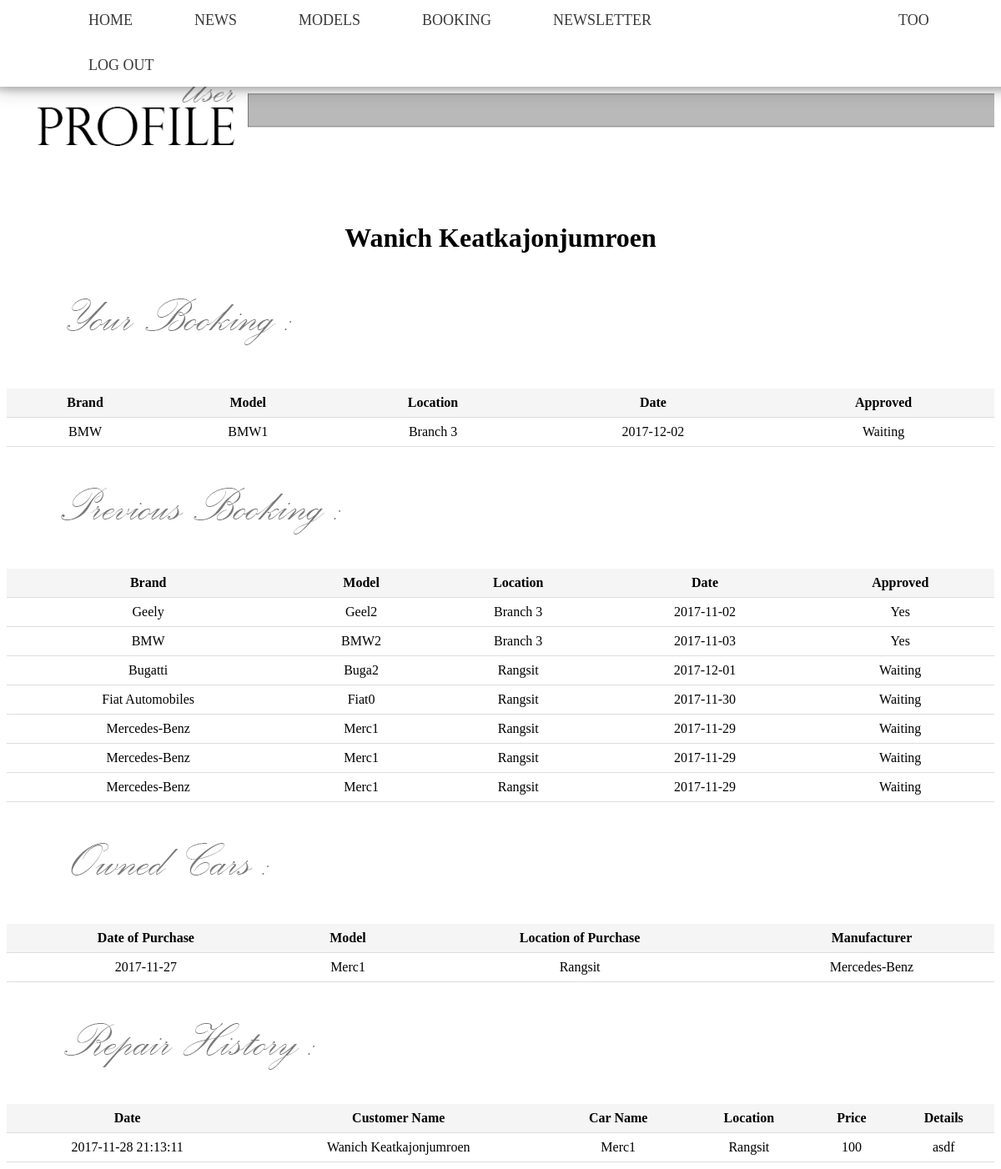
Screenshot of /user.php (signed in) with the database file from the repository.
### tables this page shows
CREATE TABLE `customer` (
  `customerID` int(11) NOT NULL,
  `fName` varchar(30) NOT NULL,
  `lName` varchar(30) NOT NULL,
  `username` varchar(30) NOT NULL,
  `email` varchar(50) NOT NULL,
  `joinDate` datetime NOT NULL,
  `password` varchar(20) NOT NULL,
  `disabled` tinyint(1) NOT NULL
);

CREATE TABLE `booking` (
  `bookingID` int(11) NOT NULL,
  `customerID` int(11) NOT NULL,
  `branchID` int(11) NOT NULL,
  `approved` int(1) NOT NULL DEFAULT '0',
  `productID` int(11) NOT NULL,
  `date` date NOT NULL
);

CREATE TABLE `brands` (
  `brandID` int(11) NOT NULL,
  `brandName` varchar(40) NOT NULL,
  `logoURL` varchar(400) NOT NULL
);

CREATE TABLE `product` (
  `productID` int(11) NOT NULL,
  `price` int(11) NOT NULL,
  `name` varchar(50) NOT NULL,
  `manufacturer` int(11) NOT NULL,
  `description` varchar(300) NOT NULL,
  `length` int(11) NOT NULL,
  `width` int(11) NOT NULL,
  `height` int(11) NOT NULL,
  `maxSpeed` int(11) NOT NULL,
  `acceleration` int(11) NOT NULL,
  `disabled` int(11) NOT NULL DEFAULT '0'
);

CREATE TABLE `branch` (
  `branchID` int(11) NOT NULL,
  `name` varchar(20) NOT NULL,
  `location` varchar(200) NOT NULL
);

CREATE TABLE `sales` (
  `salesID` int(11) NOT NULL,
  `productID` int(11) NOT NULL,
  `date` date NOT NULL,
  `customerID` int(11) NOT NULL,
  `branchID` int(11) NOT NULL
);

CREATE TABLE `repairs` (
  `repairID` int(11) NOT NULL,
  `price` int(11) NOT NULL,
  `detail` varchar(200) NOT NULL,
  `productID` int(11) NOT NULL,
  `branchID` int(11) NOT NULL,
  `customerID` int(11) NOT NULL,
  `date` datetime NOT NULL DEFAULT CURRENT_TIMESTAMP
);

### user.php (the view, shortened to what this page needs)
<html>
<link rel="stylesheet" href="user.css"/>
  <head>
  </head>
  <header>
<?php
require_once('menu.php');
?>
    <body>
      <img class="head" style="margin: 5% 0% 5% 0%; width:100%;" src="User-Head.png"><br>
<?php
  $q = 'SELECT fName,lName FROM customer where customerID = '.$_SESSION['ID'];
  $results = $mysqli -> query($q);
  $user = $results ->fetch_array();
 ?>
      <center>
      <h1 style="margin: 5% 0% 0% 0%;"><?php echo $user['fName']." ".$user['lName']?></h1>
      </center>
      <img src="your booking.png"><br>
      <table>
        <tr>
          <th>Brand</th>
          <th>Model</th>
          <th>Location</th>
          <th>Date</th>
          <th>Approved</th>
        </tr>
        <?php
        $q ='SELECT booking.approved, brandName,
        branch.name as branchName,booking.date, product.name as prodName
        from booking,customer,branch,product,brands
        WHERE customer.customerID = booking.customerID
        AND booking.branchID = branch.branchID AND product.productID = booking.productID
        and brands.brandID = product.manufacturer and customer.customerID = '.$_SESSION['ID'];
        $result = $mysqli->query($q.' and date >= CURDATE()');
        while($row = $result->fetch_array()){
          echo '<tr>';
          echo '<td>'.$row['brandName'].'</td>';
          echo '<td>'.$row['prodName'].'</td>';
          echo '<td>'.$row['branchName'].'</td>';
          echo '<td>'.$row['date'].'</td>';
          echo '<td>';
          if($row['approved'] == 0){
            echo 'Waiting';
          }elseif($row['approved'] == 1){
            echo 'No';
          }else{
            echo 'Yes';
          }
          echo '</td>';
          echo '</tr>';
        }
        ?>
      </table>
      <img style="margin: 0% 0% 0% 3%;" src="prebook.png"><br>
      <table>
        <tr>
          <th>Brand</th>
          <th>Model</th>
          <th>Location</th>
          <th>Date</th>
          <th>Approved</th>
        </tr>
        <?php
        $result = $mysqli->query($q.' and date < CURDATE()');
        while($row = $result->fetch_array()){
          echo '<tr>';
          echo '<td>'.$row['brandName'].'</td>';
          echo '<td>'.$row['prodName'].'</td>';
          echo '<td>'.$row['branchName'].'</td>';
          echo '<td>'.$row['date'].'</td>';
          echo '<td>';
          if($row['approved'] == 0){
            echo 'Waiting';
          }elseif($row['approved'] == 1){
            echo 'No';
          }else{
            echo 'Yes';
          }
          echo '</td>';
          echo '</tr>';
        }
        ?>
      </table>
      <img style="margin: 0% 0% 0% 0%;" src="ownedcars.png"><br>
      <table>
        <tr>
          <th>Date of Purchase</th>
          <th>Model</th>
          <th>Location of Purchase</th>
          <th>Manufacturer</th>
        </tr>
      <?php   $q ='SELECT branch.name as branchName, product.name as prodName, sales.date,brandName
        from sales,branch,product,brands
        WHERE sales.branchID = branch.branchID AND product.productID = sales.productID
        and product.manufacturer = brands.brandID and sales.customerID = '.$_SESSION['ID'];
        $result = $mysqli->query($q);
        while($row = $result->fetch_array()){
          echo '<tr>';
          echo '<td>'.$row['date'].'</td>';
          echo '<td>'.$row['prodName'].'</td>';
          echo '<td>'.$row['branchName'].'</td>';
          echo '<td>'.$row['brandName'].'</td>';
          echo '</tr>';
        }
       ?>
    </table>
    <img style="margin: 0% 0% 0% 2%;" src="repaired.png"><br>
    <table>
      <th >Date</th>
      <th >Customer Name</th>
      <th >Car Name</th>
      <th >Location</th>
      <th >Price</th>
      <th >Details</th>
    <?php
    $q ='SELECT repairID, fName,lName,branch.name as branchName, product.name as prodName, repairs.date,repairs.price,repairs.detail
    from repairs,customer,branch,product
    WHERE customer.customerID = repairs.customerID
    AND repairs.branchID = branch.branchID AND product.productID = repairs.productID and repairs.customerID = '.$_SESSION['ID'];
    $result = $mysqli->query($q);
    while($row = $result->fetch_array()){
      echo '<tr>';
      echo '<td>'.$row['date'].'</td>';
      echo '<td>'.$row['fName'].' '.$row['lName'].'</td>';
      echo '<td>'.$row['prodName'].'</td>';
      echo '<td>'.$row['branchName'].'</td>';
      echo '<td>'.$row['price'].'</td>';
      echo '<td>'.$row['detail'].'</td>';
      echo '</tr>';
    }
     ?>
   </table>
    </body>
</html>

### user.css (style rules this page uses)
body { font-weight: 300; }
header { background: White; }
header::after { content: ''; display: table; clear: both; }
.head { float: right; margin-bottom: 5%; width: 100%; height: auto; }
table { border-collapse: collapse; width: 100%; }
th, td { padding: 8px; text-align: center; border-bottom: 1px solid #ddd; }
th { background-color: #f5f5f5; }

### rows the page displays
customer: fName "Wanich", lName "Keatkajonjumroen"
booking: brands.brandName "BMW", productID.name "BMW1", branchID.name "Branch 3", date "2017-12-02", approved "Waiting"
sales: date "2017-11-27", productID.name "Merc1", branchID.name "Rangsit", brands.brandName "Mercedes-Benz"
repairs: date "2017-11-28 21:13:11", customerID.fName "Wanich", customerID.lName "Keatkajonjumroen", productID.name "Merc1", branchID.name "Rangsit", price "100", detail "asdf"

### other values shown
$_SESSION["user"] "TOO"
$row['brandName'] "Geely"
$row['prodName'] "Geel2"
$row['branchName'] "Branch 3"
$row['date'] "2017-11-02"
$row['brandName'] "BMW"
$row['prodName'] "BMW2"
$row['date'] "2017-11-03"
$row['brandName'] "Bugatti"
$row['prodName'] "Buga2"
$row['branchName'] "Rangsit"
$row['date'] "2017-12-01"
$row['brandName'] "Fiat Automobiles"
$row['prodName'] "Fiat0"
$row['date'] "2017-11-30"
